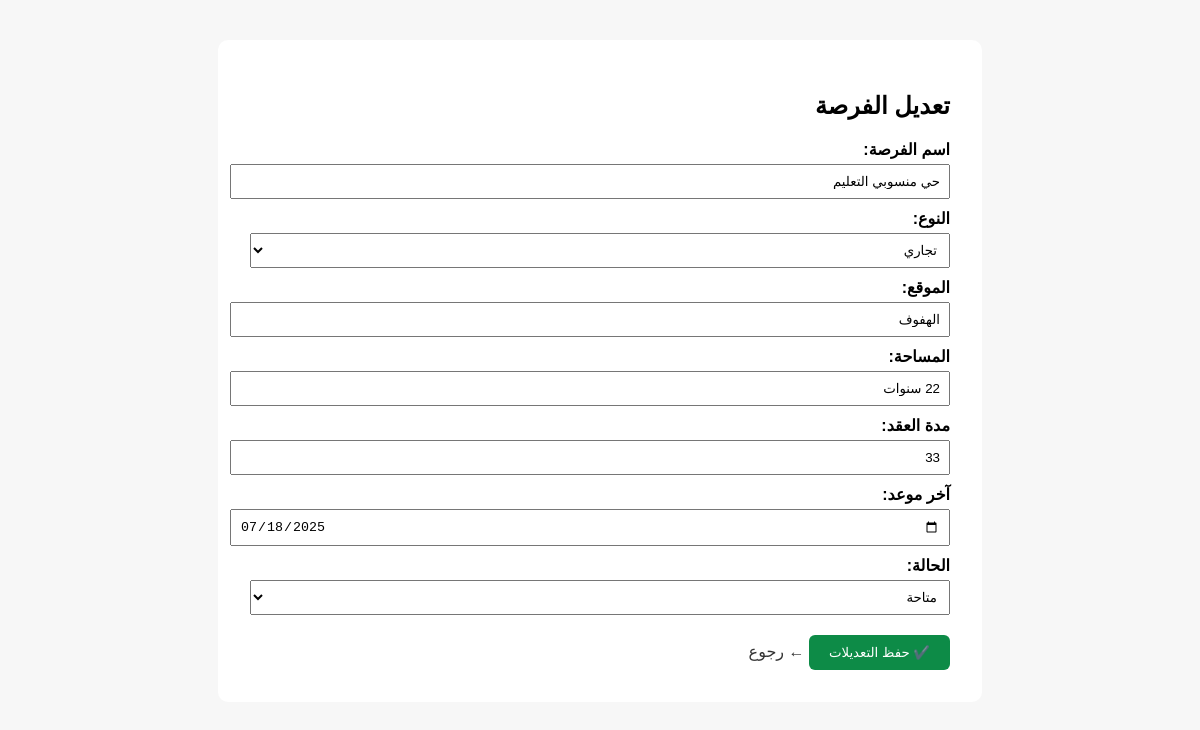
The app's page /admin/edit.php?id=3 (signed in) with its own data.
### tables this page shows
CREATE TABLE `opportunities` (
  `id` int(11) NOT NULL,
  `name` varchar(255) DEFAULT NULL,
  `location` varchar(255) DEFAULT NULL,
  `area` varchar(100) DEFAULT NULL,
  `type` varchar(100) DEFAULT NULL,
  `status` varchar(50) DEFAULT NULL,
  `duration` varchar(100) DEFAULT NULL,
  `lastDate` date DEFAULT NULL,
  `map` text DEFAULT NULL,
  `link` varchar(255) DEFAULT NULL
);

### admin/edit.php (the view, shortened to what this page needs)
<?php
include("includes/db.php");
$id = intval($_GET['id']);
$result = $conn->query("SELECT * FROM opportunities WHERE id = $id LIMIT 1");
$row = $result->fetch_assoc();
?>
<!DOCTYPE html>
<html lang="ar" dir="rtl">
<head>
</head>
<body>
  <form method="post">
    <h2>تعديل الفرصة</h2>
    <label>اسم الفرصة:</label>
    <input type="text" name="name" required value="<?= htmlspecialchars($row['name']) ?>">
    <label>النوع:</label>
    <select name="type" required>
      <option value="تجاري" <?= $row['type'] == 'تجاري' ? 'selected' : '' ?>>تجاري</option>
    </select>
    <label>الموقع:</label>
    <input type="text" name="location" required value="<?= htmlspecialchars($row['location']) ?>">
    <label>المساحة:</label>
    <input type="text" name="area" required value="<?= htmlspecialchars($row['area']) ?>">
    <label>مدة العقد:</label>
    <input type="text" name="duration" required value="<?= htmlspecialchars($row['duration']) ?>">
    <label>آخر موعد:</label>
    <input type="date" name="lastDate" required value="<?= htmlspecialchars($row['lastDate']) ?>">
    <label>الحالة:</label>
    <select name="status" required>
      <option value="متاحة" <?= $row['status'] == 'متاحة' ? 'selected' : '' ?>>متاحة</option>
    </select>
    <button type="submit">✔️ حفظ التعديلات</button>
    <a class="back" href="dashboard.php">← رجوع</a>
  </form>
</body>
</html>

### admin/edit.php (style rules this page uses)
body { font-family: Arial; background: #f7f7f7; padding: 2rem; }
form { max-width: 700px; margin: auto; background: white; padding: 2rem; border-radius: 10px; }
label { display: block; margin-top: 10px; font-weight: bold; }
input, select { width: 100%; padding: 8px; margin-top: 5px; }
button { margin-top: 20px; padding: 10px 20px; background: #0d8b47; color: white; border: none; border-radius: 6px; cursor: pointer; }
a.back { display: inline-block; margin-top: 10px; text-decoration: none; color: #333; }

### records on screen
opportunities: name "حي منسوبي التعليم", type "تجاري", location "الهفوف", area "22 سنوات", duration "33", lastDate "07/18/2025", status "متاحة"
